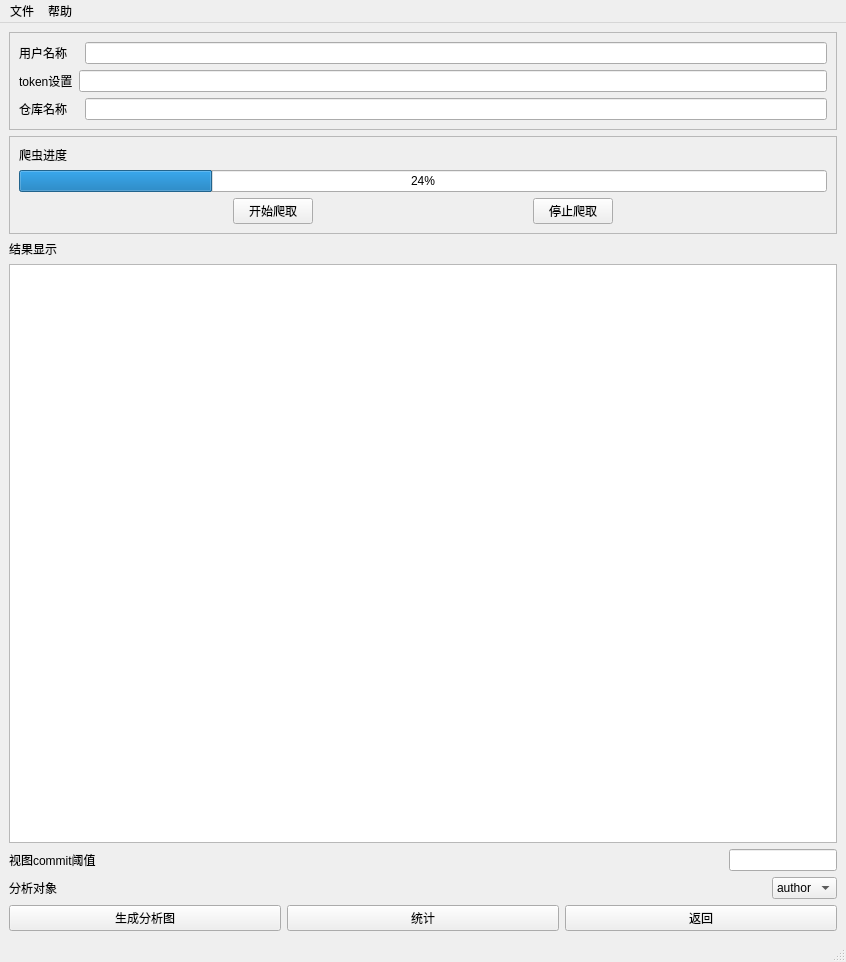
<?xml version="1.0" encoding="UTF-8"?>
<ui version="4.0">
 <class>MainWindow</class>
 <widget class="QMainWindow" name="MainWindow">
  <property name="geometry">
   <rect>
    <x>0</x>
    <y>0</y>
    <width>846</width>
    <height>962</height>
   </rect>
  </property>
  <property name="windowTitle">
   <string>MainWindow</string>
  </property>
  <widget class="QWidget" name="centralwidget">
   <layout class="QVBoxLayout" name="verticalLayout_5">
    <item>
     <widget class="QFrame" name="frame">
      <property name="frameShape">
       <enum>QFrame::StyledPanel</enum>
      </property>
      <property name="frameShadow">
       <enum>QFrame::Raised</enum>
      </property>
      <layout class="QVBoxLayout" name="verticalLayout_2">
       <item>
        <layout class="QHBoxLayout" name="horizontalLayout">
         <property name="spacing">
          <number>18</number>
         </property>
         <item>
          <widget class="QLabel" name="label_2">
           <property name="text">
            <string>用户名称</string>
           </property>
          </widget>
         </item>
         <item>
          <widget class="QLineEdit" name="username"/>
         </item>
        </layout>
       </item>
       <item>
        <layout class="QHBoxLayout" name="horizontalLayout_2">
         <item>
          <widget class="QLabel" name="label_3">
           <property name="text">
            <string>token设置</string>
           </property>
          </widget>
         </item>
         <item>
          <widget class="QLineEdit" name="token"/>
         </item>
        </layout>
       </item>
       <item>
        <layout class="QHBoxLayout" name="horizontalLayout_3">
         <property name="spacing">
          <number>18</number>
         </property>
         <item>
          <widget class="QLabel" name="label">
           <property name="text">
            <string>仓库名称</string>
           </property>
          </widget>
         </item>
         <item>
          <widget class="QLineEdit" name="repo"/>
         </item>
        </layout>
       </item>
      </layout>
     </widget>
    </item>
    <item>
     <widget class="QFrame" name="frame_2">
      <property name="frameShape">
       <enum>QFrame::StyledPanel</enum>
      </property>
      <property name="frameShadow">
       <enum>QFrame::Raised</enum>
      </property>
      <layout class="QVBoxLayout" name="verticalLayout_3">
       <item>
        <layout class="QVBoxLayout" name="verticalLayout">
         <item>
          <widget class="QLabel" name="label_4">
           <property name="text">
            <string>爬虫进度</string>
           </property>
          </widget>
         </item>
         <item>
          <widget class="QProgressBar" name="progressBar">
           <property name="value">
            <number>24</number>
           </property>
          </widget>
         </item>
        </layout>
       </item>
       <item>
        <layout class="QHBoxLayout" name="horizontalLayout_4">
         <item>
          <spacer name="horizontalSpacer_2">
           <property name="orientation">
            <enum>Qt::Horizontal</enum>
           </property>
           <property name="sizeHint" stdset="0">
            <size>
             <width>40</width>
             <height>20</height>
            </size>
           </property>
          </spacer>
         </item>
         <item>
          <widget class="QPushButton" name="start">
           <property name="text">
            <string>开始爬取</string>
           </property>
          </widget>
         </item>
         <item>
          <spacer name="horizontalSpacer">
           <property name="orientation">
            <enum>Qt::Horizontal</enum>
           </property>
           <property name="sizeHint" stdset="0">
            <size>
             <width>40</width>
             <height>20</height>
            </size>
           </property>
          </spacer>
         </item>
         <item>
          <widget class="QPushButton" name="stop">
           <property name="text">
            <string>停止爬取</string>
           </property>
          </widget>
         </item>
         <item>
          <spacer name="horizontalSpacer_3">
           <property name="orientation">
            <enum>Qt::Horizontal</enum>
           </property>
           <property name="sizeHint" stdset="0">
            <size>
             <width>40</width>
             <height>20</height>
            </size>
           </property>
          </spacer>
         </item>
        </layout>
       </item>
      </layout>
     </widget>
    </item>
    <item>
     <layout class="QVBoxLayout" name="verticalLayout_4">
      <item>
       <widget class="QLabel" name="label_7">
        <property name="text">
         <string>结果显示</string>
        </property>
       </widget>
      </item>
      <item>
       <widget class="QListWidget" name="listWidget"/>
      </item>
     </layout>
    </item>
    <item>
     <layout class="QHBoxLayout" name="horizontalLayout_7">
      <item>
       <widget class="QLabel" name="label_5">
        <property name="text">
         <string>视图commit阈值</string>
        </property>
       </widget>
      </item>
      <item>
       <widget class="QLineEdit" name="count">
        <property name="sizePolicy">
         <sizepolicy hsizetype="Fixed" vsizetype="Fixed">
          <horstretch>0</horstretch>
          <verstretch>0</verstretch>
         </sizepolicy>
        </property>
       </widget>
      </item>
     </layout>
    </item>
    <item>
     <layout class="QHBoxLayout" name="horizontalLayout_6">
      <item>
       <widget class="QLabel" name="label_6">
        <property name="text">
         <string>分析对象</string>
        </property>
       </widget>
      </item>
      <item>
       <widget class="QComboBox" name="comboBox">
        <property name="sizePolicy">
         <sizepolicy hsizetype="Fixed" vsizetype="Fixed">
          <horstretch>0</horstretch>
          <verstretch>0</verstretch>
         </sizepolicy>
        </property>
        <item>
         <property name="text">
          <string>author</string>
         </property>
        </item>
        <item>
         <property name="text">
          <string>date</string>
         </property>
        </item>
       </widget>
      </item>
     </layout>
    </item>
    <item>
     <layout class="QHBoxLayout" name="horizontalLayout_5">
      <item>
       <widget class="QPushButton" name="generate">
        <property name="text">
         <string>生成分析图</string>
        </property>
       </widget>
      </item>
      <item>
       <widget class="QPushButton" name="summary">
        <property name="text">
         <string>统计</string>
        </property>
       </widget>
      </item>
      <item>
       <widget class="QPushButton" name="back">
        <property name="text">
         <string>返回</string>
        </property>
       </widget>
      </item>
     </layout>
    </item>
   </layout>
  </widget>
  <widget class="QMenuBar" name="menubar">
   <property name="geometry">
    <rect>
     <x>0</x>
     <y>0</y>
     <width>846</width>
     <height>30</height>
    </rect>
   </property>
   <widget class="QMenu" name="menu">
    <property name="title">
     <string>文件</string>
    </property>
    <addaction name="action"/>
   </widget>
   <widget class="QMenu" name="menu_2">
    <property name="title">
     <string>帮助</string>
    </property>
    <addaction name="actiontoken"/>
   </widget>
   <addaction name="menu"/>
   <addaction name="menu_2"/>
  </widget>
  <widget class="QStatusBar" name="statusbar"/>
  <action name="action">
   <property name="text">
    <string>保存</string>
   </property>
  </action>
  <action name="actiontoken">
   <property name="text">
    <string>token获取帮助</string>
   </property>
  </action>
 </widget>
 <resources/>
 <connections/>
</ui>
